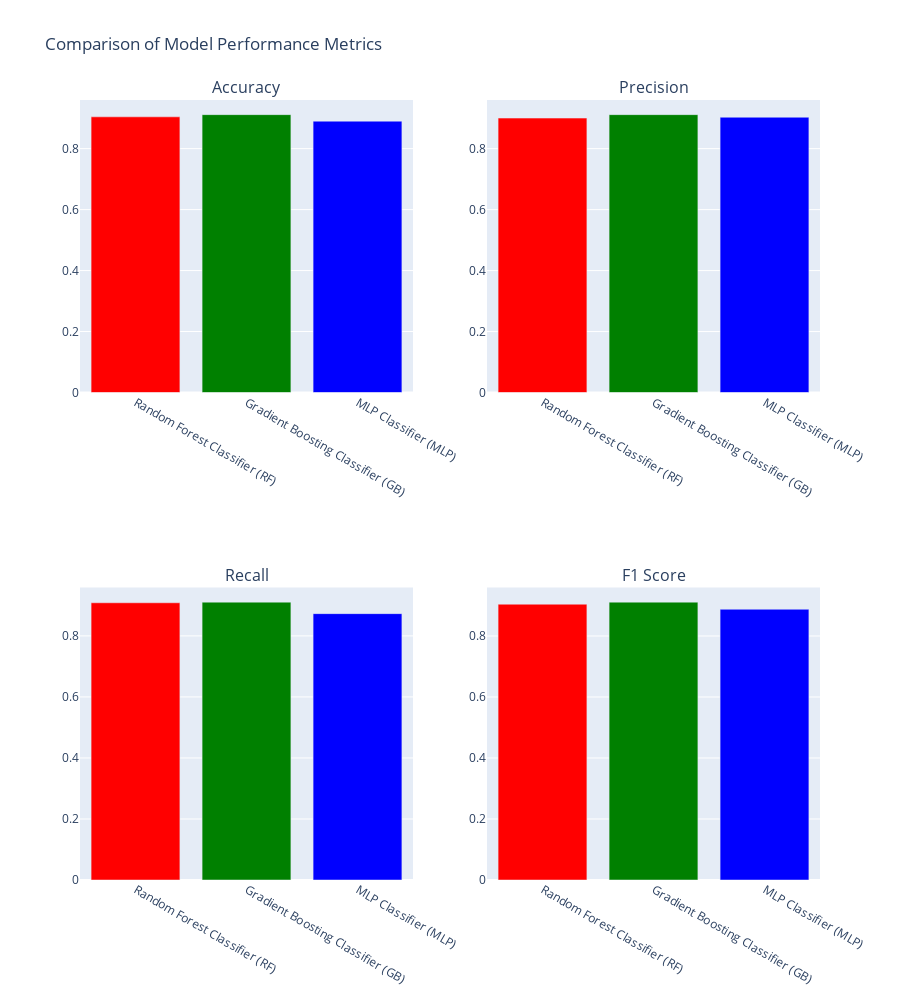

Notebook code for this chart:
### Markdown cell above
## Comparsion of the models

### Code cell
from plotly.subplots import make_subplots
import plotly.graph_objects as go

colors = ['red', 'green', 'blue']
models = ['Random Forest Classifier (RF)', 'Gradient Boosting Classifier (GB)', 'MLP Classifier (MLP)']
accuracy_values = [accuracy_best_rf, accuracy_best_gb, accuracy_best_mlp]
precision_values = [precision_best_rf, precision_best_gb, precision_best_mlp]
recall_values = [recall_best_rf, recall_best_gb, recall_best_mlp]
f1_values = [f1_best_rf, f1_best_gb, f1_best_mlp]

# Subplots for MSE and R-squared with updated colors
fig = make_subplots(rows=2, cols=2, subplot_titles=('Accuracy', 'Precision', 'Recall', 'F1 Score'))

# Accuracy subplot
fig.add_trace(
    go.Bar(x=models, y=accuracy_values, marker_color=colors, name='Accuracy'),
    row=1, col=1
)

# Precsion subplot
fig.add_trace(
    go.Bar(x=models, y=precision_values, marker_color=colors, name='Precision'),
    row=1, col=2
)

# Recall subplot
fig.add_trace(
    go.Bar(x=models, y=recall_values, marker_color=colors, name='Recall'),
    row=2, col=1
)

# F1 Score subplot
fig.add_trace(
    go.Bar(x=models, y=f1_values, marker_color=colors, name='F1 Score'),
    row=2, col=2
)

# Layout adjustments
fig.update_layout(
    title_text='Comparison of Model Performance Metrics',
    showlegend=False,
    height=1000,
    width=900,
)

fig.show()

### Figure 1 — Plotly figure (JSON) as saved in the notebook; plotly's stock layout.template omitted (floating-point values rounded to 4 significant figures)
{"data": [{"marker": {"color": ["red", "green", "blue"]}, "name": "Accuracy", "type": "bar", "x": ["Random Forest Classifier (RF)", "Gradient Boosting Classifier (GB)", "MLP Classifier (MLP)"], "xaxis": "x", "y": [0.9042, 0.9115, 0.89], "yaxis": "y"}, {"marker": {"color": ["red", "green", "blue"]}, "name": "Precision", "type": "bar", "x": ["Random Forest Classifier (RF)", "Gradient Boosting Classifier (GB)", "MLP Classifier (MLP)"], "xaxis": "x2", "y": [0.9002, 0.9116, 0.9031], "yaxis": "y2"}, {"marker": {"color": ["red", "green", "blue"]}, "name": "Recall", "type": "bar", "x": ["Random Forest Classifier (RF)", "Gradient Boosting Classifier (GB)", "MLP Classifier (MLP)"], "xaxis": "x3", "y": [0.9085, 0.9106, 0.8729], "yaxis": "y3"}, {"marker": {"color": ["red", "green", "blue"]}, "name": "F1 Score", "type": "bar", "x": ["Random Forest Classifier (RF)", "Gradient Boosting Classifier (GB)", "MLP Classifier (MLP)"], "xaxis": "x4", "y": [0.9043, 0.9111, 0.8877], "yaxis": "y4"}], "layout": {"annotations": [{"font": {"size": 16}, "showarrow": false, "text": "Accuracy", "x": 0.225, "xanchor": "center", "xref": "paper", "y": 1, "yanchor": "bottom", "yref": "paper"}, {"font": {"size": 16}, "showarrow": false, "text": "Precision", "x": 0.775, "xanchor": "center", "xref": "paper", "y": 1, "yanchor": "bottom", "yref": "paper"}, {"font": {"size": 16}, "showarrow": false, "text": "Recall", "x": 0.225, "xanchor": "center", "xref": "paper", "y": 0.375, "yanchor": "bottom", "yref": "paper"}, {"font": {"size": 16}, "showarrow": false, "text": "F1 Score", "x": 0.775, "xanchor": "center", "xref": "paper", "y": 0.375, "yanchor": "bottom", "yref": "paper"}], "height": 1000, "showlegend": false, "title": {"text": "Comparison of Model Performance Metrics"}, "width": 900, "xaxis": {"anchor": "y", "domain": [0, 0.45]}, "xaxis2": {"anchor": "y2", "domain": [0.55, 1]}, "xaxis3": {"anchor": "y3", "domain": [0, 0.45]}, "xaxis4": {"anchor": "y4", "domain": [0.55, 1]}, "yaxis": {"anchor": "x", "domain": [0.625, 1]}, "yaxis2": {"anchor": "x2", "domain": [0.625, 1]}, "yaxis3": {"anchor": "x3", "domain": [0, 0.375]}, "yaxis4": {"anchor": "x4", "domain": [0, 0.375]}}}
